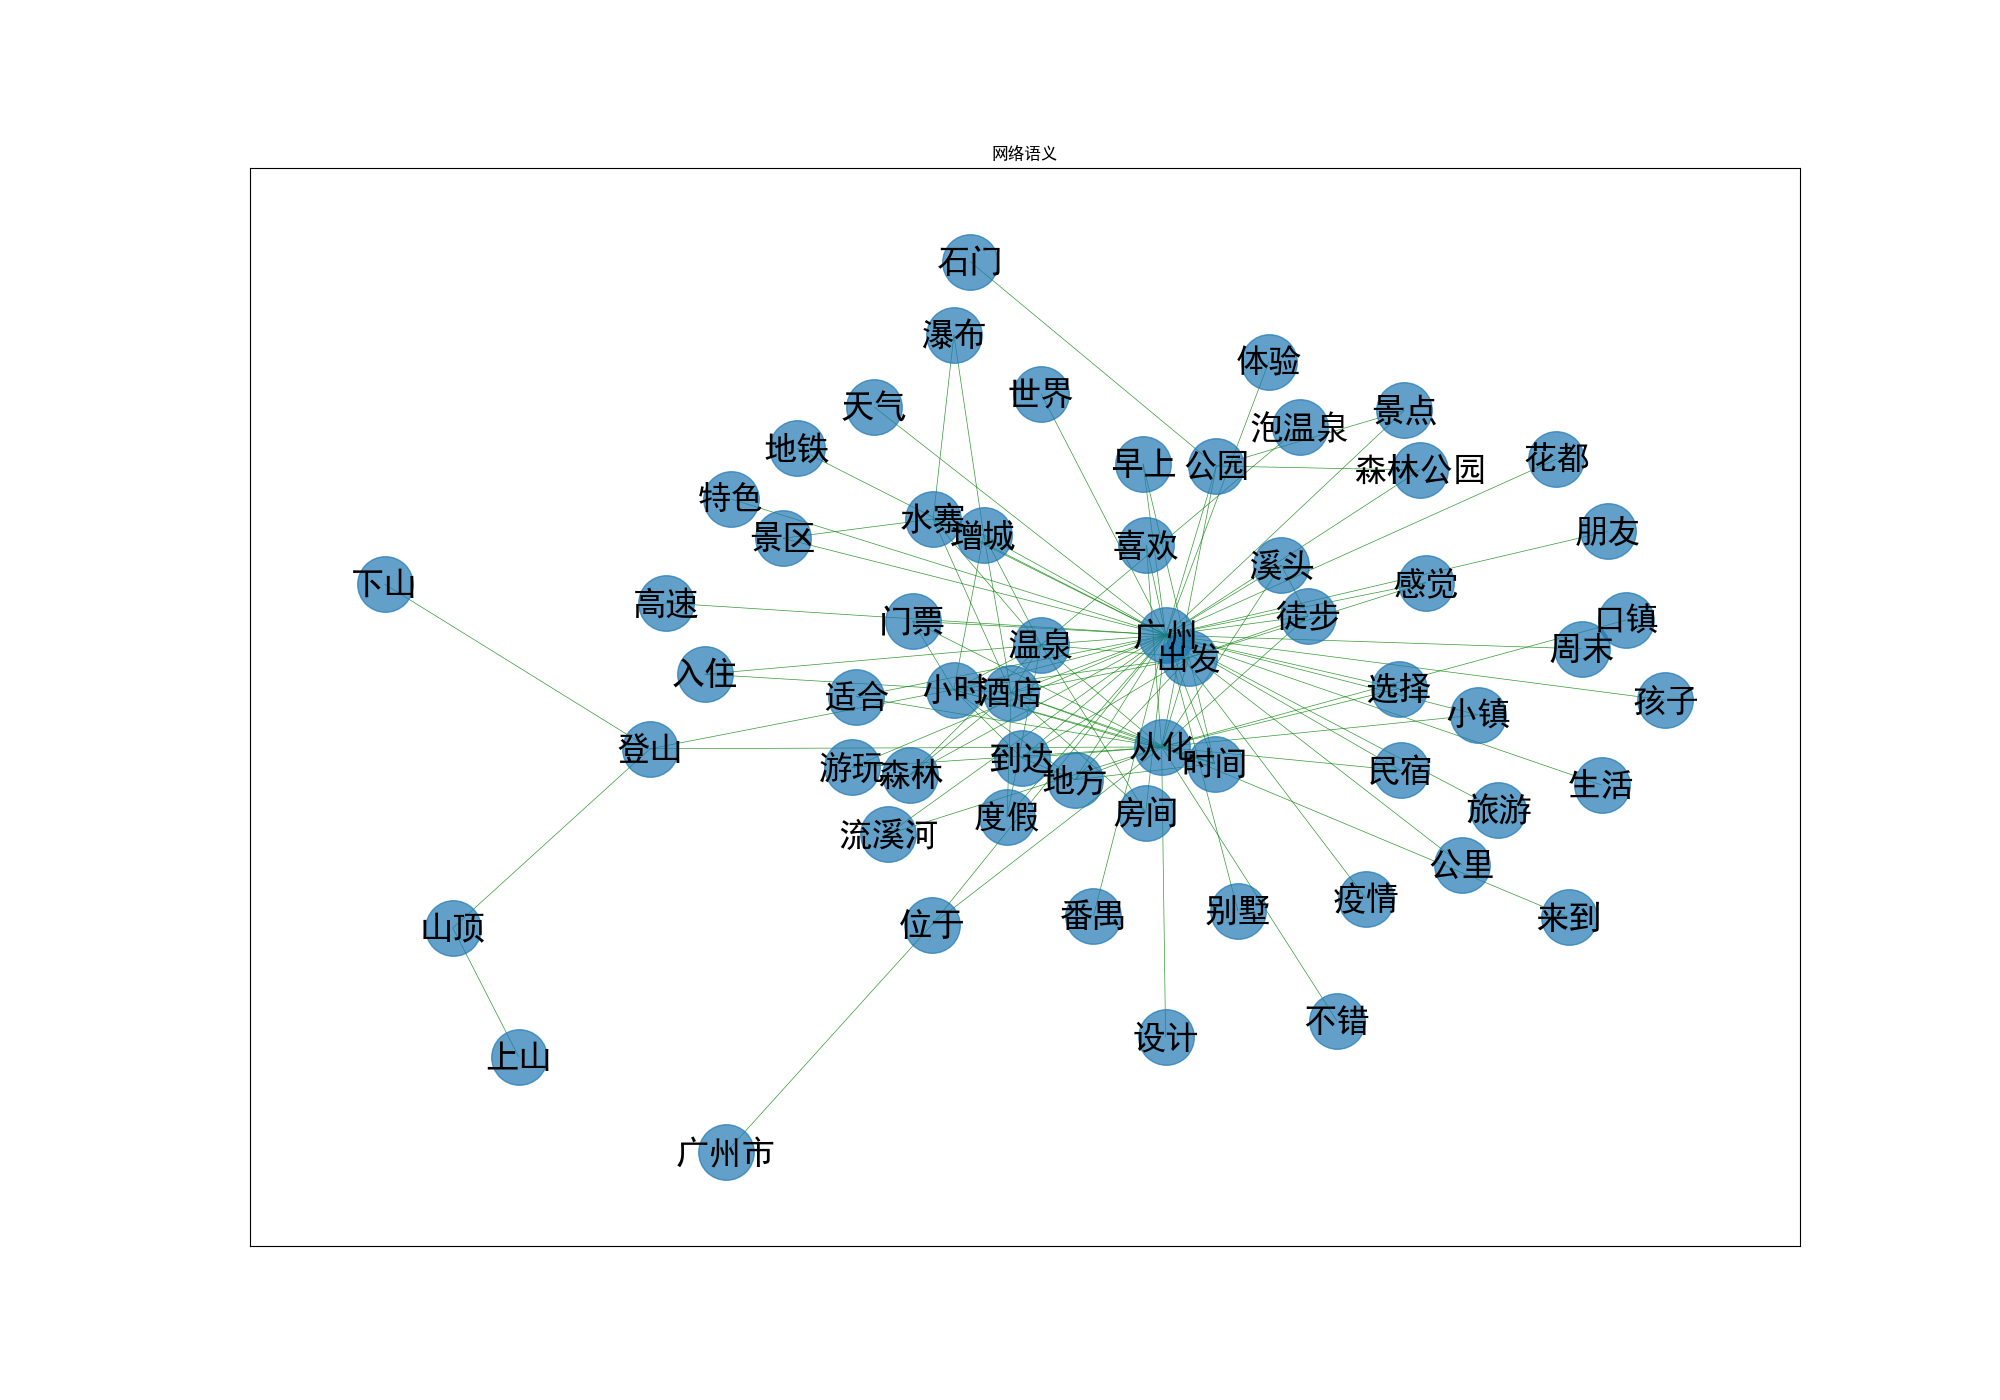

Python code for this plot:
import pandas as pd
# 数据处理库
import matplotlib
import matplotlib.pyplot as plt
import numpy as np
from snownlp import SnowNLP
import re
import jieba
import jieba.analyse
from collections import Counter
import matplotlib.pyplot as plt
import itertools
from tqdm import tqdm
import os
import codecs
import networkx as nx
from scipy.sparse import coo_matrix
import jieba
import jieba.analyse

def web_semantics():
    df = pd.read_csv('new_data.csv')
    data = df.drop_duplicates(keep='first')

    def emjio_tihuan(x):
        x1 = str(x)
        x2 = re.sub('(\[.*?\])', "", x1)
        x3 = re.sub(r'@[\w\u2E80-\u9FFF]+:?|\[\w+\]', '', x2)
        x4 = re.sub(r'\n', '', x3)
        return x4

    def is_all_chinese(strs):
        for _char in strs:
            if not '\u4e00' <= _char <= '\u9fa5':
                return False
        return True

        # 读入停用词表

    stop_words = []

    with open("stopwords_cn.txt", 'r', encoding='utf-8') as f:
        lines = f.readlines()
        for line in lines:
            stop_words.append(line.strip())

    data['fulltext'] = data['fulltext'].apply(emjio_tihuan)
    data = data.dropna(subset=['fulltext'], axis=0)

    #数据分词，把数据保存为txt文件
    f = open('fenci.txt', 'w', encoding='utf-8')
    for line in data['fulltext']:
        res = jieba.lcut(line, cut_all=False)
        c = Counter()
        for x in res:
            if x not in stop_words and len(x) >= 2 and is_all_chinese(x) == True:
                c[x] += 1
        # Top30
        output = ""
        # print('\n词频统计结果：')
        for (k, v) in c.most_common(30):
            output += k + " "
        f.write(output + "\n")
    else:
        f.close()

    word = [] #记录关键词
    f = open("fenci.txt", encoding='utf-8')
    line = f.readline()
    while line:
        #print line
        line = line.replace("\n", "") #过滤换行
        line = line.strip('\n')
        for n in line.split(' '):
            #print n
            if n not in word:
                word.append(n)
        line = f.readline()
    f.close()
    #创建共线矩阵
    word_vector = coo_matrix((len(word),len(word)), dtype=np.int8).toarray()
    print(word_vector.shape)

    f = open("fenci.txt", encoding='utf-8')
    line = f.readline()
    while line:
        line = line.replace("\n", "")  # 过滤换行
        line = line.strip('\n')  # 过滤换行
        nums = line.split(' ')
        # 循环遍历关键词所在位置 设置word_vector计数
        i = 0
        j = 0
        while i < len(nums):  # ABCD共现 AB AC AD BC BD CD加1
            j = i + 1
            w1 = nums[i]  # 第一个单词
            while j < len(nums):
                w2 = nums[j]  # 第二个单词
                # 从word数组中找到单词对应的下标
                k = 0
                n1 = 0
                while k < len(word):
                    if w1 == word[k]:
                        n1 = k
                        break
                    k = k + 1
                # 寻找第二个关键字位置
                k = 0
                n2 = 0
                while k < len(word):
                    if w2 == word[k]:
                        n2 = k
                        break
                    k = k + 1

                # 重点: 词频矩阵赋值 只计算上三角
                if n1 <= n2:
                    word_vector[n1][n2] = word_vector[n1][n2] + 1
                else:
                    word_vector[n2][n1] = word_vector[n2][n1] + 1
                j = j + 1
            i = i + 1
        # 读取新内容
        line = f.readline()
    f.close()
    #计算词的权重
    words = codecs.open("word_node.txt", "w", "utf-8")
    i = 0
    while i < len(word):
        student1 = word[i]
        j = i + 1
        while j < len(word):
            student2 = word[j]
            if word_vector[i][j]>0:
                words.write(student1 + " " + student2 + " "
                    + str(word_vector[i][j]) + "\r\n")
            j = j + 1
        i = i + 1
    words.close()

    """ 第四步:图形生成 """
    with open('word_node.txt','r',encoding='utf-8')as f:
        content = f.readlines()
    list_word1 = []
    list_word2 = []
    list_weight = []
    for i in content:
        c = i.strip('\n').split(" ")
        list_word1.append(c[0])
        list_word2.append(c[1])
        list_weight.append(c[2])

    df = pd.DataFrame()
    df['word1'] = list_word1
    df['word2'] = list_word2
    df['weight'] = list_weight
    df['weight'] = df['weight'].astype(int)
    #把词权重按照从大到小的顺序排序
    df = df.sort_values(by=['weight'],ascending=False)
    df = df.dropna(how='any',axis=1)
    new_df = df.iloc[:300]
    #删除重复词
    A = []
    B = []
    for w1,w2 in tqdm(zip(new_df['word1'],new_df['word2'])):
        if w1 != "" and w2 != "":
            A.append(w1)
            B.append(w2)
    elem_dic = tuple(zip(A,B))
    print(len(elem_dic))
    #画图，构建网络语义图
    G = nx.Graph()
    G.add_edges_from(list(elem_dic))
    plt.rcParams['font.sans-serif'] = ['SimHei']
    plt.rcParams['font.family'] = 'sans-serif'
    plt.figure(figsize=(20, 14))
    #设置格式
    pos=nx.spring_layout(G,iterations=10)
    #设置词的大小
    nx.draw_networkx_nodes(G, pos, alpha=0.7,node_size=1600)
    #设置线的大小
    nx.draw_networkx_edges(G,pos,width=0.5,alpha=0.8,edge_color='g')
    #设置文字的大小
    nx.draw_networkx_labels(G, pos, font_family='sans-serif', alpha=1,font_size='24')
    plt.title("网络语义")
    plt.savefig('网络语义.png')
    plt.show()


if __name__ == '__main__':
    web_semantics()